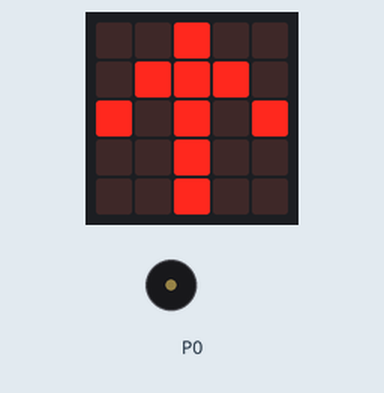
Simulated run of this program. Board: BBC micro:bit (MakeCode). Shown: the board's 5×5 LED display, buzzer (waves = sounding).

Above: at 0.1 s.
At 4.2 s:
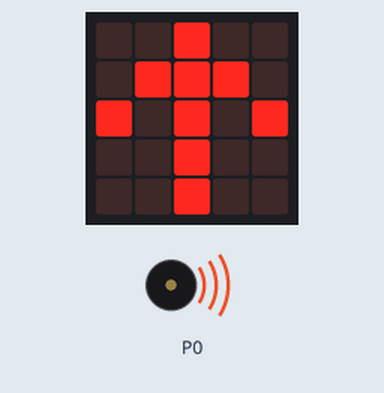
Timing chart, 0 to 130.0 s (numbered marks = the images above):
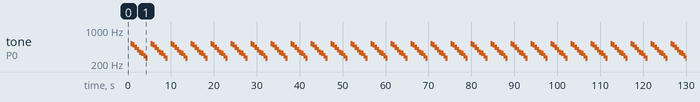

The program:

main.ts
```typescript
basic.forever(function () {
    let 方位 = 0
    if (方位 > 377.5 || 方位 < 22.5) {
        basic.showArrow(ArrowNames.North)
        music.playMelody("C5 B A G F E D C ", 120)
    } else if (方位 < 67.5) {
        basic.showArrow(ArrowNames.NorthWest)
    } else if (方位 < 112.5) {
        basic.showArrow(ArrowNames.West)
    } else if (方位 < 157.5) {

    } else if (方位 < 202.5) {
        basic.showArrow(ArrowNames.South)
    } else if (方位 < 247.5) {

    } else if (方位 < 292.5) {
        basic.showArrow(ArrowNames.East)
    } else {
        basic.showArrow(ArrowNames.NorthEast)
    }
})
```

test.ts
```typescript
// テストはここに来ます。このパッケージが拡張機能として使用されるときにはコンパイルされません。
```

Measured:
- by itself, tone on P0: repeats every 4.7 s: 494 Hz 0.51 s, 440 Hz 0.51 s, 392 Hz 0.51 s, 349 Hz 0.51 s, 330 Hz 0.51 s, 294 Hz 0.51 s, 262 Hz 0.50 s, silent 0.63 s, 523 Hz 0.51 s
